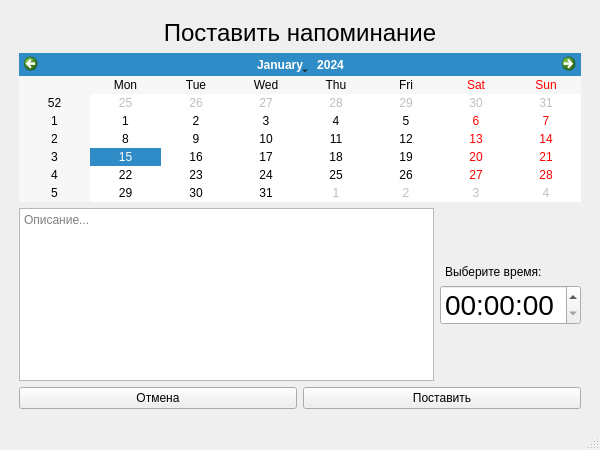
<?xml version="1.0" encoding="UTF-8"?>
<ui version="4.0">
 <class>MainWindow</class>
 <widget class="QMainWindow" name="MainWindow">
  <property name="geometry">
   <rect>
    <x>0</x>
    <y>0</y>
    <width>600</width>
    <height>450</height>
   </rect>
  </property>
  <property name="minimumSize">
   <size>
    <width>600</width>
    <height>450</height>
   </size>
  </property>
  <property name="maximumSize">
   <size>
    <width>600</width>
    <height>450</height>
   </size>
  </property>
  <property name="windowTitle">
   <string>MainWindow</string>
  </property>
  <widget class="QWidget" name="centralwidget">
   <layout class="QVBoxLayout" name="verticalLayout_3">
    <item>
     <layout class="QVBoxLayout" name="verticalLayout_2">
      <property name="leftMargin">
       <number>10</number>
      </property>
      <property name="topMargin">
       <number>10</number>
      </property>
      <property name="rightMargin">
       <number>10</number>
      </property>
      <property name="bottomMargin">
       <number>10</number>
      </property>
      <item>
       <widget class="QLabel" name="label">
        <property name="styleSheet">
         <string notr="true">font-size: 24px</string>
        </property>
        <property name="text">
         <string>Поставить напоминание</string>
        </property>
        <property name="alignment">
         <set>Qt::AlignCenter</set>
        </property>
        <property name="indent">
         <number>0</number>
        </property>
       </widget>
      </item>
      <item>
       <widget class="QCalendarWidget" name="dateInput"/>
      </item>
      <item>
       <layout class="QHBoxLayout" name="horizontalLayout">
        <item>
         <widget class="QPlainTextEdit" name="descriptionInput">
          <property name="placeholderText">
           <string>Описание...</string>
          </property>
         </widget>
        </item>
        <item>
         <layout class="QVBoxLayout" name="verticalLayout">
          <item>
           <spacer name="verticalSpacer_2">
            <property name="orientation">
             <enum>Qt::Vertical</enum>
            </property>
            <property name="sizeHint" stdset="0">
             <size>
              <width>20</width>
              <height>40</height>
             </size>
            </property>
           </spacer>
          </item>
          <item>
           <widget class="QLabel" name="label_2">
            <property name="minimumSize">
             <size>
              <width>0</width>
              <height>15</height>
             </size>
            </property>
            <property name="text">
             <string>Выберите время:</string>
            </property>
            <property name="indent">
             <number>5</number>
            </property>
           </widget>
          </item>
          <item>
           <widget class="QTimeEdit" name="timeInput">
            <property name="styleSheet">
             <string notr="true">font-size: 28px</string>
            </property>
           </widget>
          </item>
          <item>
           <spacer name="verticalSpacer">
            <property name="orientation">
             <enum>Qt::Vertical</enum>
            </property>
            <property name="sizeHint" stdset="0">
             <size>
              <width>20</width>
              <height>40</height>
             </size>
            </property>
           </spacer>
          </item>
         </layout>
        </item>
       </layout>
      </item>
      <item>
       <layout class="QHBoxLayout" name="horizontalLayout_2">
        <item>
         <widget class="QPushButton" name="cancelBtn">
          <property name="text">
           <string>Отмена</string>
          </property>
         </widget>
        </item>
        <item>
         <widget class="QPushButton" name="addBtn">
          <property name="text">
           <string>Поставить</string>
          </property>
         </widget>
        </item>
       </layout>
      </item>
     </layout>
    </item>
   </layout>
  </widget>
  <widget class="QStatusBar" name="statusbar"/>
 </widget>
 <resources/>
 <connections/>
</ui>
